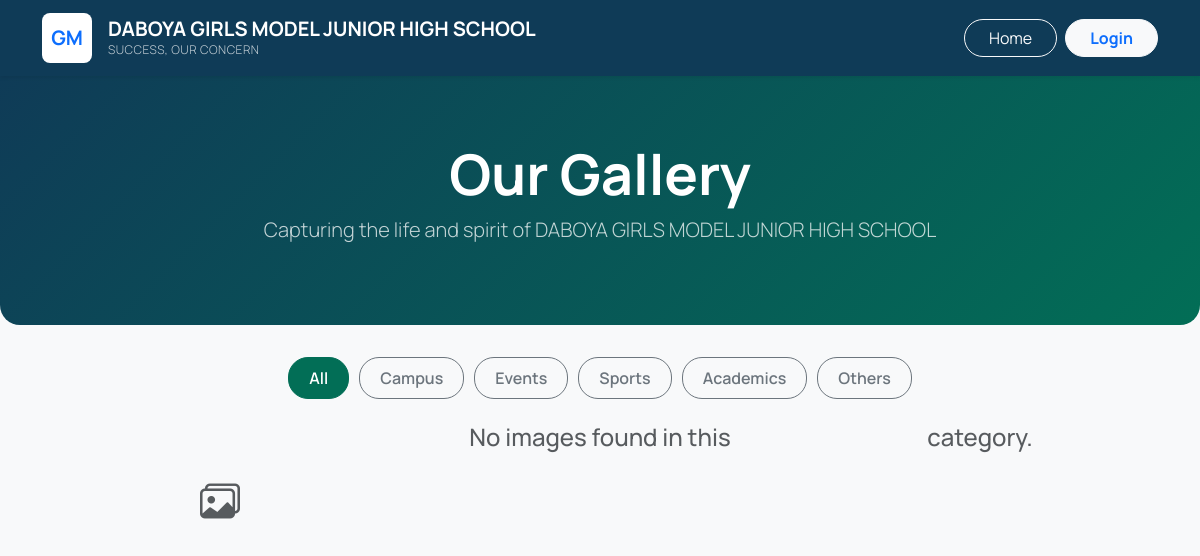
The app's page /academics/gallery/, older data.
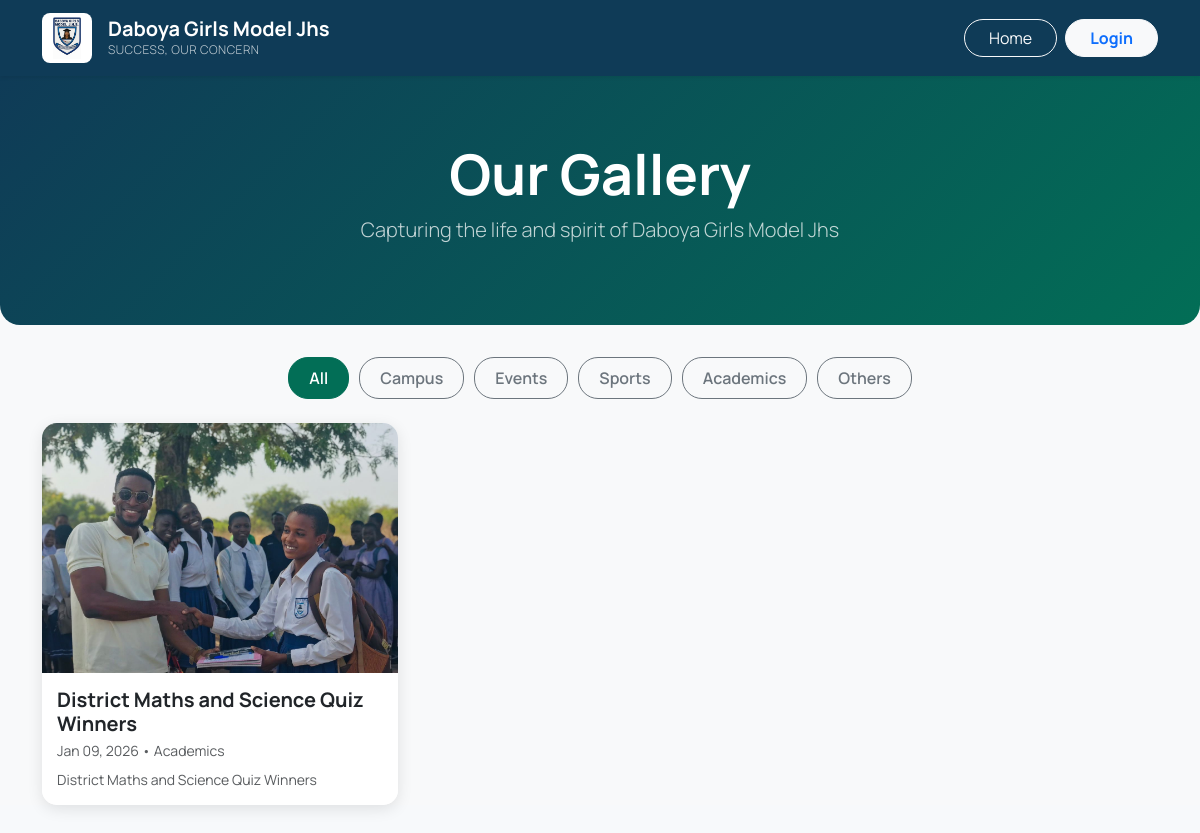
The same page, newer data.
### academics/models.py (models this page shows, shortened)
class SchoolInfo(models.Model):
    name = models.CharField(max_length=200, default="Daboya Girls Model JHS")
    address = models.TextField(default="P.O. Box 6, Daboya, North Gonja District")
    phone = models.CharField(max_length=50, default="024-0852910")
    email = models.EmailField(default="info@daboyagirlsmodel.edu.gh")
    motto = models.CharField(max_length=200, default="Success, Our Concern")
    logo = models.ImageField(upload_to='school_logo/', null=True, blank=True)
    class Meta:
        verbose_name_plural = "School Information"

class GalleryImage(models.Model):
    CATEGORY_CHOICES = [
        ('campus', 'Campus'),
        ('events', 'Events'),
        ('sports', 'Sports'),
        ('academics', 'Academics'),
        ('others', 'Others'),
    ]
    title = models.CharField(max_length=100)
    caption = models.TextField(blank=True)
    image = models.ImageField(upload_to='gallery/')
    category = models.CharField(max_length=50, choices=CATEGORY_CHOICES, default='events')
    created_at = models.DateTimeField(auto_now_add=True)
    class Meta:
        ordering = ['-created_at']

### academics/views.py (the view)
# urls.py: path('gallery/', views.gallery_view, name='gallery'),
def gallery_view(request):
    images = GalleryImage.objects.all()
    category = request.GET.get('category')
    if category and category != 'all':
        images = images.filter(category=category)
    categories = GalleryImage.CATEGORY_CHOICES
    context = {
        'images': images,
        'categories': categories,
        'current_category': category
    }
    return render(request, 'gallery.html', context)

### academics/context_processors.py (called while the page is built)
def school_info(request):
    try:
        info = SchoolInfo.objects.first()
    except:
        info = None
    if not info:
        return {
            'school_name': "Daboya Girls Model JHS",
            'school_address': "P.O. Box 6, Daboya, North Gonja District",
            'school_motto': "Success, Our Concern",
        }
    return {
        'school_name': info.name,
        'school_address': info.address,
        'school_phone': info.phone,
        'school_email': info.email,
        'school_motto': info.motto,
        'school_logo': info.logo,
        'school_object': info
    }

### templates/gallery.html (shortened to what this page needs)
{% extends 'base.html' %}
{% load static %}
{% block login_content %}
    <div style="min-height: 100vh; background: #f8f9fa;">
        {% include 'gallery_inner.html' %}
    </div>
{% endblock %}

### templates/gallery_inner.html (shortened to what this page needs)
{% if not user.is_authenticated %}
<nav class="navbar navbar-expand-lg navbar-dark shadow-sm position-sticky top-0 z-3" style="background-color: var(--primary-dark);">
    <div class="container">
        <a class="navbar-brand d-flex align-items-center gap-3" href="{% url 'home' %}">
            {% if school_logo %}
            <img src="{{ school_logo.url }}" alt="Logo" width="50" height="50" style="object-fit: contain;" class="rounded-3 bg-white p-1">
            {% else %}
            <div class="d-flex align-items-center justify-content-center bg-white rounded-3 text-primary fw-bold" style="width: 50px; height: 50px;">GM</div>
            {% endif %}
            <div class="d-flex flex-column">
                <span class="fw-bold fs-5" style="line-height: 1.2;">{{ school_name }}</span>
                {% if school_motto %}
                <span class="small opacity-75 fw-light" style="font-size: 0.75rem; letter-spacing: 0.5px;">{{ school_motto }}</span>
                {% endif %}
            </div>
        </a>
        <div class="collapse navbar-collapse" id="galleryNav">
            <div class="ms-auto d-flex gap-2 align-items-center mt-3 mt-lg-0">
                <a href="{% url 'home' %}" class="btn btn-outline-light rounded-pill px-4">Home</a>
                <a href="{% url 'login' %}" class="btn btn-light rounded-pill px-4 text-primary fw-bold">Login</a>
            </div>
        </div>
    </div>
</nav>
{% endif %}
<div class="gallery-header">
    <div class="container">
        <h1 class="display-4 fw-bold">Our Gallery</h1>
        <p class="lead opacity-75">Capturing the life and spirit of {{ school_name }}</p>
    </div>
</div>
<div class="container mb-5">
    <div class="d-flex justify-content-center flex-wrap mb-4 gallery-filter">
        <a href="?category=all" class="btn btn-outline-secondary {% if not current_category or current_category == 'all' %}active{% endif %}">All</a>
        {% for cat_code, cat_name in categories %}
            <a href="?category={{ cat_code }}" class="btn btn-outline-secondary {% if current_category == cat_code %}active{% endif %}">{{ cat_name }}</a>
        {% endfor %}
    </div>
    <div class="gallery-grid">
        {% for item in images %}
        <div class="gallery-item">
            <div class="gallery-card">
                <img src="{{ item.image.url }}" alt="{{ item.title }}" class="gallery-img" data-bs-toggle="modal" data-bs-target="#imageModal{{ item.id }}">
                <div class="gallery-caption">
                    <h5 class="mb-1 fw-bold text-dark">{{ item.title }}</h5>
                    <small class="text-muted d-block mb-2">{{ item.created_at|date:"M d, Y" }} &bull; {{ item.get_category_display }}</small>
                    {% if item.caption %}
                        <p class="small text-muted mb-0">{{ item.caption|truncatechars:100 }}</p>
                    {% endif %}
                </div>
            </div>
        </div>
        {% empty %}
        <div class="text-center py-5 w-100" style="grid-column: span 3;">
            <div class="mb-3"><i class="bi bi-images fs-1 text-muted"></i></div>
            <h4 class="text-muted">No images found in this category.</h4>
        </div>
        {% endfor %}
    </div>
</div>

Row changes from the older to the newer data that the page shows:
computed for SchoolInfo "SUCCESS, OUR CONCERN": name "DABOYA GIRLS MODEL JUNIOR HIGH SCHOOL" → "Daboya Girls Model Jhs"
added GalleryImage: image (picture), title "District Maths and Science Quiz Winners", created_at "Jan 09, 2026", category "Academics", caption "District Maths and Science Quiz Winners"
Text that changed along with them:
text no longer shown: "GM No images found in this category."
